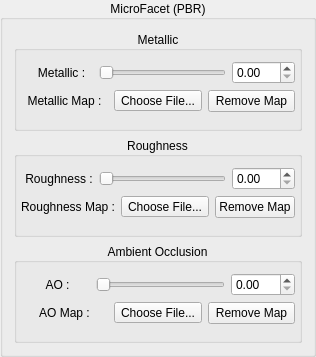
                         <widget class="QGroupBox" name="groupBox_18">
                          <property name="title">
                           <string>MicroFacet (PBR)</string>
                          </property>
                          <property name="alignment">
                           <set>Qt::AlignmentFlag::AlignCenter</set>
                          </property>
                          <layout class="QVBoxLayout" name="verticalLayout_4">
                           <item>
                            <widget class="QGroupBox" name="groupBox_22">
                             <property name="title">
                              <string>Metallic</string>
                             </property>
                             <property name="alignment">
                              <set>Qt::AlignmentFlag::AlignCenter</set>
                             </property>
                             <layout class="QGridLayout" name="gridLayout_35">
                              <property name="leftMargin">
                               <number>4</number>
                              </property>
                              <property name="topMargin">
                               <number>4</number>
                              </property>
                              <property name="rightMargin">
                               <number>4</number>
                              </property>
                              <property name="bottomMargin">
                               <number>4</number>
                              </property>
                              <property name="horizontalSpacing">
                               <number>6</number>
                              </property>
                              <item row="4" column="0" colspan="6">
                               <widget class="QFrame" name="metallicMapPreviewFrame">
                                <property name="sizePolicy">
                                 <sizepolicy hsizetype="Preferred" vsizetype="Preferred">
                                  <horstretch>0</horstretch>
                                  <verstretch>0</verstretch>
                                 </sizepolicy>
                                </property>
                                <property name="frameShape">
                                 <enum>QFrame::Shape::StyledPanel</enum>
                                </property>
                                <property name="frameShadow">
                                 <enum>QFrame::Shadow::Raised</enum>
                                </property>
                               </widget>
                              </item>
                              <item row="6" column="2" colspan="4">
                               <widget class="QWidget" name="widget_14" native="true">
                                <layout class="QGridLayout" name="gridLayout_36">
                                 <property name="leftMargin">
                                  <number>0</number>
                                 </property>
                                 <property name="topMargin">
                                  <number>0</number>
                                 </property>
                                 <property name="rightMargin">
                                  <number>0</number>
                                 </property>
                                 <property name="bottomMargin">
                                  <number>0</number>
                                 </property>
                                </layout>
                               </widget>
                              </item>
                              <item row="3" column="2" colspan="2">
                               <widget class="QToolButton" name="metallicLoadMapButton">
                                <property name="sizePolicy">
                                 <sizepolicy hsizetype="Preferred" vsizetype="Fixed">
                                  <horstretch>0</horstretch>
                                  <verstretch>0</verstretch>
                                 </sizepolicy>
                                </property>
                                <property name="text">
                                 <string>Choose File...</string>
                                </property>
                               </widget>
                              </item>
                              <item row="3" column="4" colspan="2">
                               <widget class="QPushButton" name="metallicRemoveMapButton">
                                <property name="text">
                                 <string>Remove Map</string>
                                </property>
                               </widget>
                              </item>
                              <item row="0" column="0" colspan="6">
                               <widget class="QWidget" name="widget_13" native="true">
                                <property name="sizePolicy">
                                 <sizepolicy hsizetype="Preferred" vsizetype="Preferred">
                                  <horstretch>0</horstretch>
                                  <verstretch>0</verstretch>
                                 </sizepolicy>
                                </property>
                                <layout class="QHBoxLayout" name="horizontalLayout_4">
                                 <property name="leftMargin">
                                  <number>0</number>
                                 </property>
                                 <property name="topMargin">
                                  <number>0</number>
                                 </property>
                                 <property name="rightMargin">
                                  <number>0</number>
                                 </property>
                                 <property name="bottomMargin">
                                  <number>0</number>
                                 </property>
                                </layout>
                               </widget>
                              </item>
                              <item row="3" column="0" colspan="2">
                               <widget class="QLabel" name="label_68">
                                <property name="text">
                                 <string>Metallic Map :</string>
                                </property>
                                <property name="alignment">
                                 <set>Qt::AlignmentFlag::AlignCenter</set>
                                </property>
                               </widget>
                              </item>
                              <item row="1" column="0" colspan="6">
                               <widget class="QWidget" name="widget_19" native="true">
                                <property name="sizePolicy">
                                 <sizepolicy hsizetype="Preferred" vsizetype="Expanding">
                                  <horstretch>0</horstretch>
                                  <verstretch>0</verstretch>
                                 </sizepolicy>
                                </property>
                                <property name="minimumSize">
                                 <size>
                                  <width>0</width>
                                  <height>20</height>
                                 </size>
                                </property>
                                <layout class="QHBoxLayout" name="horizontalLayout_7" stretch="1,2,1">
                                 <property name="leftMargin">
                                  <number>9</number>
                                 </property>
                                 <property name="topMargin">
                                  <number>0</number>
                                 </property>
                                 <property name="rightMargin">
                                  <number>0</number>
                                 </property>
                                 <property name="bottomMargin">
                                  <number>0</number>
                                 </property>
                                 <item>
                                  <widget class="QLabel" name="label_63">
                                   <property name="text">
                                    <string>Metallic :</string>
                                   </property>
                                   <property name="alignment">
                                    <set>Qt::AlignmentFlag::AlignCenter</set>
                                   </property>
                                  </widget>
                                 </item>
                                 <item>
                                  <widget class="QSlider" name="metallicStrengthSlider">
                                   <property name="orientation">
                                    <enum>Qt::Orientation::Horizontal</enum>
                                   </property>
                                  </widget>
                                 </item>
                                 <item>
                                  <widget class="QDoubleSpinBox" name="metallicStrengthDSBoxInput"/>
                                 </item>
                                </layout>
                               </widget>
                              </item>
                             </layout>
                            </widget>
                           </item>
                           <item>
                            <widget class="QGroupBox" name="groupBox_24">
                             <property name="title">
                              <string>Roughness</string>
                             </property>
                             <property name="alignment">
                              <set>Qt::AlignmentFlag::AlignCenter</set>
                             </property>
                             <layout class="QGridLayout" name="gridLayout_39">
                              <property name="leftMargin">
                               <number>4</number>
                              </property>
                              <property name="topMargin">
                               <number>4</number>
                              </property>
                              <property name="rightMargin">
                               <number>4</number>
                              </property>
                              <property name="bottomMargin">
                               <number>4</number>
                              </property>
                              <property name="horizontalSpacing">
                               <number>6</number>
                              </property>
                              <item row="6" column="2" colspan="4">
                               <widget class="QWidget" name="widget_17" native="true">
                                <layout class="QGridLayout" name="gridLayout_40">
                                 <property name="leftMargin">
                                  <number>0</number>
                                 </property>
                                 <property name="topMargin">
                                  <number>0</number>
                                 </property>
                                 <property name="rightMargin">
                                  <number>0</number>
                                 </property>
                                 <property name="bottomMargin">
                                  <number>0</number>
                                 </property>
                                </layout>
                               </widget>
                              </item>
                              <item row="3" column="2" colspan="2">
                               <widget class="QToolButton" name="roughnessLoadMapButton">
                                <property name="sizePolicy">
                                 <sizepolicy hsizetype="Preferred" vsizetype="Fixed">
                                  <horstretch>0</horstretch>
                                  <verstretch>0</verstretch>
                                 </sizepolicy>
                                </property>
                                <property name="text">
                                 <string>Choose File...</string>
                                </property>
                               </widget>
                              </item>
                              <item row="3" column="0" colspan="2">
                               <widget class="QLabel" name="label_70">
                                <property name="text">
                                 <string>Roughness Map :</string>
                                </property>
                                <property name="alignment">
                                 <set>Qt::AlignmentFlag::AlignCenter</set>
                                </property>
                               </widget>
                              </item>
                              <item row="0" column="0" colspan="6">
                               <widget class="QWidget" name="widget_18" native="true">
                                <property name="sizePolicy">
                                 <sizepolicy hsizetype="Preferred" vsizetype="Preferred">
                                  <horstretch>0</horstretch>
                                  <verstretch>0</verstretch>
                                 </sizepolicy>
                                </property>
                                <layout class="QHBoxLayout" name="horizontalLayout_6">
                                 <property name="leftMargin">
                                  <number>0</number>
                                 </property>
                                 <property name="topMargin">
                                  <number>0</number>
                                 </property>
                                 <property name="rightMargin">
                                  <number>0</number>
                                 </property>
                                 <property name="bottomMargin">
                                  <number>0</number>
                                 </property>
                                </layout>
                               </widget>
                              </item>
                              <item row="3" column="4" colspan="2">
                               <widget class="QPushButton" name="roughnessRemoveMapButton">
                                <property name="text">
                                 <string>Remove Map</string>
                                </property>
                               </widget>
                              </item>
                              <item row="4" column="0" colspan="6">
                               <widget class="QFrame" name="roughnessMapPreviewFrame">
                                <property name="sizePolicy">
                                 <sizepolicy hsizetype="Preferred" vsizetype="Preferred">
                                  <horstretch>0</horstretch>
                                  <verstretch>0</verstretch>
                                 </sizepolicy>
                                </property>
                                <property name="frameShape">
                                 <enum>QFrame::Shape::StyledPanel</enum>
                                </property>
                                <property name="frameShadow">
                                 <enum>QFrame::Shadow::Raised</enum>
                                </property>
                               </widget>
                              </item>
                              <item row="1" column="0" colspan="6">
                               <widget class="QWidget" name="widget_21" native="true">
                                <property name="sizePolicy">
                                 <sizepolicy hsizetype="Preferred" vsizetype="Expanding">
                                  <horstretch>0</horstretch>
                                  <verstretch>0</verstretch>
                                 </sizepolicy>
                                </property>
                                <property name="minimumSize">
                                 <size>
                                  <width>0</width>
                                  <height>20</height>
                                 </size>
                                </property>
                                <layout class="QHBoxLayout" name="horizontalLayout_9" stretch="1,2,1">
                                 <property name="leftMargin">
                                  <number>4</number>
                                 </property>
                                 <property name="topMargin">
                                  <number>0</number>
                                 </property>
                                 <property name="rightMargin">
                                  <number>0</number>
                                 </property>
                                 <property name="bottomMargin">
                                  <number>0</number>
                                 </property>
                                 <item>
                                  <widget class="QLabel" name="label_65">
                                   <property name="text">
                                    <string>Roughness :</string>
                                   </property>
                                   <property name="alignment">
                                    <set>Qt::AlignmentFlag::AlignCenter</set>
                                   </property>
                                  </widget>
                                 </item>
                                 <item>
                                  <widget class="QSlider" name="roughnessStrengthSlider">
                                   <property name="orientation">
                                    <enum>Qt::Orientation::Horizontal</enum>
                                   </property>
                                  </widget>
                                 </item>
                                 <item>
                                  <widget class="QDoubleSpinBox" name="roughnessStrengthDSBoxInput"/>
                                 </item>
                                </layout>
                               </widget>
                              </item>
                             </layout>
                            </widget>
                           </item>
                           <item>
                            <widget class="QGroupBox" name="groupBox_23">
                             <property name="title">
                              <string>Ambient Occlusion</string>
                             </property>
                             <property name="alignment">
                              <set>Qt::AlignmentFlag::AlignCenter</set>
                             </property>
                             <layout class="QGridLayout" name="gridLayout_37">
                              <property name="leftMargin">
                               <number>4</number>
                              </property>
                              <property name="topMargin">
                               <number>4</number>
                              </property>
                              <property name="rightMargin">
                               <number>4</number>
                              </property>
                              <property name="bottomMargin">
                               <number>4</number>
                              </property>
                              <property name="horizontalSpacing">
                               <number>6</number>
                              </property>
                              <item row="4" column="0" colspan="6">
                               <widget class="QFrame" name="aoMapPreviewFrame">
                                <property name="sizePolicy">
                                 <sizepolicy hsizetype="Preferred" vsizetype="Preferred">
                                  <horstretch>0</horstretch>
                                  <verstretch>0</verstretch>
                                 </sizepolicy>
                                </property>
                                <property name="frameShape">
                                 <enum>QFrame::Shape::StyledPanel</enum>
                                </property>
                                <property name="frameShadow">
                                 <enum>QFrame::Shadow::Raised</enum>
                                </property>
                               </widget>
                              </item>
                              <item row="6" column="2" colspan="4">
                               <widget class="QWidget" name="widget_15" native="true">
                                <layout class="QGridLayout" name="gridLayout_38">
                                 <property name="leftMargin">
                                  <number>0</number>
                                 </property>
                                 <property name="topMargin">
                                  <number>0</number>
                                 </property>
                                 <property name="rightMargin">
                                  <number>0</number>
                                 </property>
                                 <property name="bottomMargin">
                                  <number>0</number>
                                 </property>
                                </layout>
                               </widget>
                              </item>
                              <item row="3" column="2" colspan="2">
                               <widget class="QToolButton" name="aoLoadMapButton">
                                <property name="sizePolicy">
                                 <sizepolicy hsizetype="Preferred" vsizetype="Fixed">
                                  <horstretch>0</horstretch>
                                  <verstretch>0</verstretch>
                                 </sizepolicy>
                                </property>
                                <property name="text">
                                 <string>Choose File...</string>
                                </property>
                               </widget>
                              </item>
                              <item row="3" column="4" colspan="2">
                               <widget class="QPushButton" name="aoRemoveMapButton">
                                <property name="text">
                                 <string>Remove Map</string>
                                </property>
                               </widget>
                              </item>
                              <item row="0" column="0" colspan="6">
                               <widget class="QWidget" name="widget_16" native="true">
                                <property name="sizePolicy">
                                 <sizepolicy hsizetype="Preferred" vsizetype="Preferred">
                                  <horstretch>0</horstretch>
                                  <verstretch>0</verstretch>
                                 </sizepolicy>
                                </property>
                                <layout class="QHBoxLayout" name="horizontalLayout_5">
                                 <property name="leftMargin">
                                  <number>0</number>
                                 </property>
                                 <property name="topMargin">
                                  <number>0</number>
                                 </property>
                                 <property name="rightMargin">
                                  <number>0</number>
                                 </property>
                                 <property name="bottomMargin">
                                  <number>0</number>
                                 </property>
                                </layout>
                               </widget>
                              </item>
                              <item row="3" column="0" colspan="2">
                               <widget class="QLabel" name="label_69">
                                <property name="text">
                                 <string>AO Map :</string>
                                </property>
                                <property name="alignment">
                                 <set>Qt::AlignmentFlag::AlignCenter</set>
                                </property>
                               </widget>
                              </item>
                              <item row="1" column="0" colspan="6">
                               <widget class="QWidget" name="widget_20" native="true">
                                <property name="sizePolicy">
                                 <sizepolicy hsizetype="Preferred" vsizetype="Expanding">
                                  <horstretch>0</horstretch>
                                  <verstretch>0</verstretch>
                                 </sizepolicy>
                                </property>
                                <property name="minimumSize">
                                 <size>
                                  <width>0</width>
                                  <height>20</height>
                                 </size>
                                </property>
                                <layout class="QHBoxLayout" name="horizontalLayout_8" stretch="1,2,1">
                                 <property name="leftMargin">
                                  <number>4</number>
                                 </property>
                                 <property name="topMargin">
                                  <number>0</number>
                                 </property>
                                 <property name="rightMargin">
                                  <number>0</number>
                                 </property>
                                 <property name="bottomMargin">
                                  <number>0</number>
                                 </property>
                                 <item>
                                  <widget class="QLabel" name="label_64">
                                   <property name="text">
                                    <string>AO :</string>
                                   </property>
                                   <property name="alignment">
                                    <set>Qt::AlignmentFlag::AlignCenter</set>
                                   </property>
                                  </widget>
                                 </item>
                                 <item>
                                  <widget class="QSlider" name="aoStrengthSlider">
                                   <property name="orientation">
                                    <enum>Qt::Orientation::Horizontal</enum>
                                   </property>
                                  </widget>
                                 </item>
                                 <item>
                                  <widget class="QDoubleSpinBox" name="aoStrengthDSBoxInput"/>
                                 </item>
                                </layout>
                               </widget>
                              </item>
                             </layout>
                            </widget>
                           </item>
                          </layout>
                         </widget>
